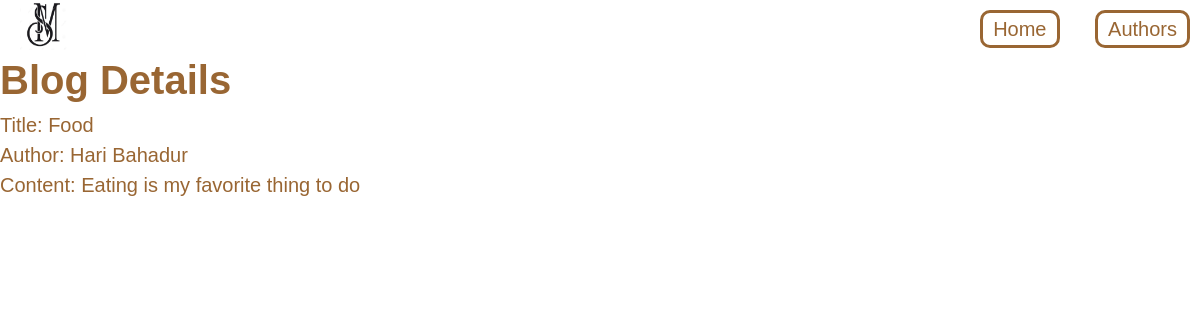
Page /webapp/detail/3/ on the committed database.
### webapp/models.py (models this page shows, shortened)
class BlogInfo(models.Model):
    blog_title = models.CharField(max_length=100)
    blog_content = models.TextField()
    date_created = models.DateTimeField(auto_now_add=True)
    date_updated = models.DateTimeField(auto_now=True)
    author = models.ForeignKey(Author, on_delete=models.SET_NULL, null=True)

class Author(models.Model):
    author_name = models.CharField(max_length=100)

### webapp/views.py (the view)
# urls.py: path('detail/<int:user_id>/', detail_view_of_blog),
def detail_view_of_blog(request, user_id):
    obj = BlogInfo.objects.get(id=user_id)
    return render(request, 'webapp/detail.html', context={
        'obj':obj
    })

### webapp/templates/webapp/detail.html (shortened to what this page needs)
{% load static %}
<!DOCTYPE html>
<html lang="en">
<head>
    <link href="{% static 'style.css' %}" rel="stylesheet" type="text/css">
</head>
<body>
    <div class="navbar">
        <div class="logo">
            <img src="{% static 'name-logo.png' %}">
        </div>
        <div>
            <a href="">Home</a>
            <a href="#">Authors</a>
        </div>
    </div>
    <div class="div-top" style="top: 50px;position: absolute;">
    <h1>Blog Details</h1>
    <ul>
        <li>Title: {{ obj.blog_title }}</li>
        <li>Author: {{ obj.author.author_name }}</li>
        <li>Content: {{ obj.blog_content }}</li>
    </ul>
    </div>
</body>
</html>

### webapp/static/style.css (style rules this page uses)
* { margin: 0; padding: 0; }
body { margin: 0; font-family: Arial, Helvetica, sans-serif; font-size: 20px; color:#996633; line-height: 1.5; }
.logo img { width: 50px; height: 50px; }
.navbar { position: fixed; display: flex; width: 100%; height: 50px; background-color: #fff; flex-wrap: wrap; justify-content: space-between; align-items: center; padding: 0 20px; z-index: 1; }
.navbar a { margin-right: 30px; padding: 5px 10px; text-decoration: none; border: #996633 1px solid; border-width: medium; border-radius: 10px; color: #996633; }

### rows in the picture
BlogInfo: blog_title "Food", author.author_name "Hari Bahadur", blog_content "Eating is my favorite thing to do"
